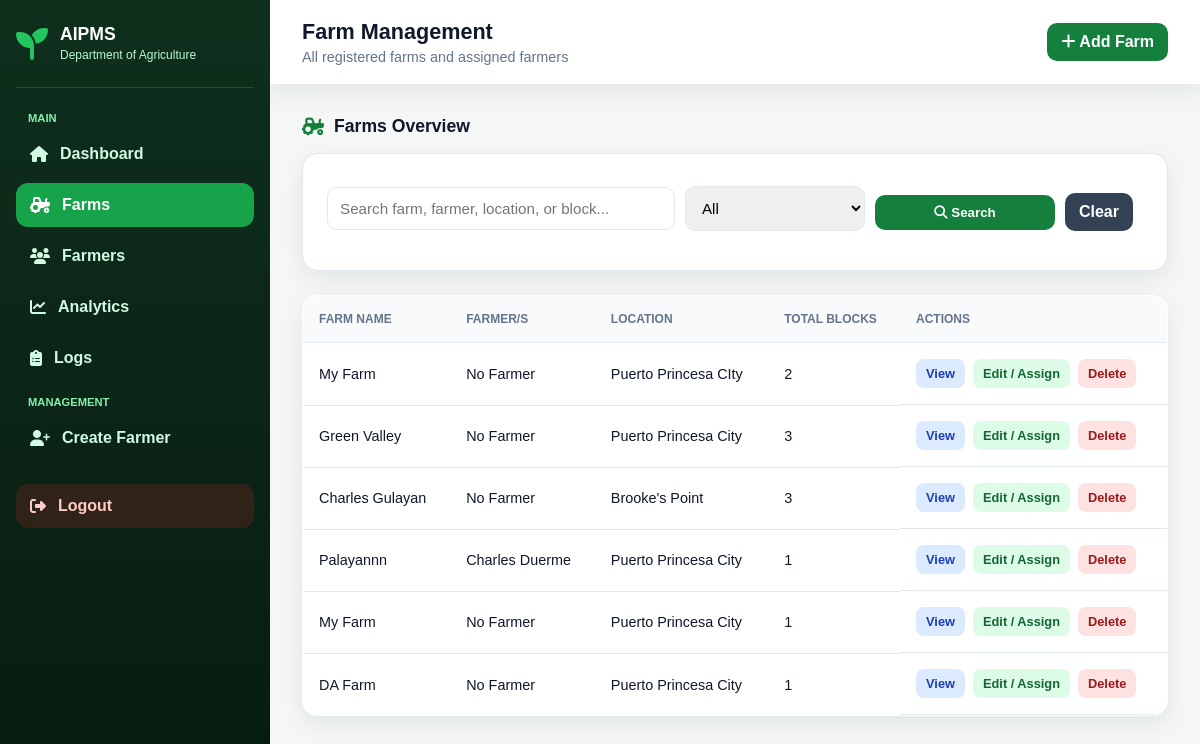
The page /lgu/farms/ (signed in) on the database its author committed.
### core/models.py (models this page shows, shortened)
class Farm(models.Model):
    name = models.CharField(max_length=100, default="My Farm")
    location = models.CharField(max_length=200, default="Puerto Princesa City")
    farmer = models.ManyToManyField(User, blank=True, related_name="farms")

class FarmerProfile(models.Model):
    user = models.OneToOneField(User, on_delete=models.CASCADE, related_name="farmer_profile")
    farmer_id = models.CharField(max_length=20, unique=True)
    full_name = models.CharField(max_length=150)
    contact_number = models.CharField(max_length=20, blank=True, null=True)
    address = models.TextField(blank=True, null=True)
    is_temporary_pin = models.BooleanField(default=True)
    failed_attempts = models.IntegerField(default=0)
    is_locked = models.BooleanField(default=False)

### core/decorators.py (the view)
    def wrapper(request, *args, **kwargs):
        if not request.user.is_authenticated:
            return redirect("/lgu-login/")
        if not hasattr(request.user, "lgu_profile"):
            return redirect("/farmer-login/")
        return view_func(request, *args, **kwargs)

### core/views.py (called while the page is built, shortened)
@lgu_required
def lgu_farms(request):
    search = request.GET.get("search", "").strip()
    filter_by = request.GET.get("filter_by", "all")
    location = request.GET.get("location", "").strip()
    farms = Farm.objects.prefetch_related("farmer", "blocks").all()
    if location:
        farms = farms.filter(location__iexact=location)
    farms = farms.distinct()
    locations = Farm.objects.values_list("location", flat=True).distinct()
    return render(request, "lgu_farms.html", {
        "farms": farms,
        "search": search,
        "filter_by": filter_by,
        "location": location,
        "locations": locations,
    })

### core/templates/lgu_farms.html (shortened to what this page needs)
{% load static %}
<!DOCTYPE html>
<html lang="en">
<head>
    <link rel="stylesheet" href="{% static 'css/lgu.css' %}">
    <link rel="stylesheet" href="https://cdnjs.cloudflare.com/ajax/libs/font-awesome/6.4.0/css/all.min.css">
</head>
<body>
<div class="layout">
    <aside class="sidebar">
        <div class="sidebar-brand">
            <i class="fas fa-seedling"></i>
            <div>
                <strong>AIPMS</strong>
                <small>Department of Agriculture</small>
            </div>
        </div>
        <div class="sidebar-section">Main</div>
        <a href="{% url 'lgu_dashboard' %}" class="sidebar-link">
            <i class="fas fa-home"></i> Dashboard
        </a>
        <a href="{% url 'lgu_farms' %}" class="sidebar-link active">
            <i class="fas fa-tractor"></i> Farms
        </a>
        <a href="{% url 'lgu_farmers' %}" class="sidebar-link">
            <i class="fas fa-users"></i> Farmers
        </a>
        <a href="{% url 'lgu_analytics' %}" class="sidebar-link">
            <i class="fas fa-chart-line"></i> Analytics
        </a>
        <a href="{% url 'lgu_logs' %}" class="sidebar-link">
            <i class="fas fa-clipboard-list"></i> Logs
        </a>
        <div class="sidebar-section">Management</div>
        <a href="{% url 'lgu_create_farmer' %}" class="sidebar-link">
            <i class="fas fa-user-plus"></i> Create Farmer
        </a>
        <a href="{% url 'lgu_logout' %}" class="sidebar-link logout">
            <i class="fas fa-sign-out-alt"></i> Logout
        </a>
    </aside>
    <main class="main">
        <div class="topbar">
            <div>
                <h2>Farm Management</h2>
                <p>All registered farms and assigned farmers</p>
            </div>
            <a href="{% url 'lgu_add_farm' %}" class="btn">
                <i class="fas fa-plus"></i> Add Farm
            </a>
        </div>
        <div class="container">
            <h3 class="section-title">
                <i class="fas fa-tractor"></i> Farms Overview
            </h3>
            <div class="panel">
                <form method="GET" class="search-row">
                    <input type="text"
                           name="search"
                           placeholder="Search farm, farmer, location, or block..."
                           value="{{ search }}">
                    <select name="filter_by">
                        <option value="all" {% if filter_by == "all" %}selected{% endif %}>All</option>
                    </select>
                    <button type="submit">
                        <i class="fas fa-search"></i> Search
                    </button>
                    <a href="{% url 'lgu_farms' %}" class="btn btn-secondary">
                        Clear
                    </a>
                </form>
            </div>
            <table>
                <thead>
                    <tr>
                        <th>Farm Name</th>
                        <th>Farmer/s</th>
                        <th>Location</th>
                        <th>Total Blocks</th>
                        <th>Actions</th>
                    </tr>
                </thead>
                <tbody>
                    {% for farm in farms %}
                    <tr>
                        <td>{{ farm.name }}</td>
                        <td>
                            {% for user in farm.farmer.all %}
                                {% if user.farmer_profile.full_name %}
                                    {{ user.farmer_profile.full_name }}
                                {% else %}
                                    {{ user.username }}
                                {% endif %}
                            {% empty %}
                                No Farmer
                            {% endfor %}
                        </td>
                        <td>{{ farm.location }}</td>
                        <td>{{ farm.blocks.count }}</td>
                        <td class="action-links">
                            <a href="{% url 'lgu_farm_detail' farm.id %}" class="view">
                                View
                            </a>
                            <a href="{% url 'lgu_farm_edit' farm.id %}" class="edit">
                                Edit / Assign
                            </a>
                            <a href="{% url 'lgu_farm_delete' farm.id %}" class="delete">
                                Delete
                            </a>
                        </td>
                    </tr>
                    {% empty %}
                    <tr>
                        <td colspan="5">No farms found.</td>
                    </tr>
                    {% endfor %}
                </tbody>
            </table>
        </div>
    </main>
</div>
</body>
</html>

### core/static/css/lgu.css (style rules this page uses)
:root { --primary: #15803d; --primary-light: #dcfce7; --sidebar: #0f2f1d; --dark: #0f172a; --muted: #64748b; --bg: #f4f7f5; --card: #ffffff; --border: #e2e8f0; --danger-bg: #fee2e2; --danger: #991b1b; --warning-bg: #fef3c7; --warning: #92400e; --info-bg: #dbeafe; --info: #1e40af; --shadow: 0 8px 24px rgba(15, 23, 42, 0.08); }
* { box-sizing: border-box; }
body { margin: 0; font-family: Arial, sans-serif; background: var(--bg); color: var(--dark); }
.layout { display: flex; min-height: 100vh; }
.sidebar { width: 270px; background: linear-gradient(180deg, #0f2f1d, #071b10); color: white; padding: 1.5rem 1rem; position: fixed; top: 0; bottom: 0; left: 0; }
.sidebar-brand { display: flex; align-items: center; gap: 12px; padding-bottom: 1.5rem; border-bottom: 1px solid rgba(255,255,255,0.12); margin-bottom: 1.5rem; }
.sidebar-brand i { color: #22c55e; font-size: 2rem; }
.sidebar-brand strong { display: block; font-size: 1.1rem; }
.sidebar-brand small { color: #bbf7d0; font-size: 0.75rem; }
.sidebar-section { font-size: 0.7rem; font-weight: 800; text-transform: uppercase; color: #86efac; margin: 1rem 12px 0.5rem; }
.sidebar-link { display: flex; align-items: center; gap: 12px; padding: 13px 14px; border-radius: 12px; color: #d1fae5; text-decoration: none; font-weight: 700; margin-bottom: 7px; }
.sidebar-link:hover, .sidebar-link.active { background: #16a34a; color: white; }
.sidebar-link.logout { margin-top: 1.5rem; background: rgba(220, 38, 38, 0.18); color: #fecaca; }
.main { margin-left: 270px; width: calc(100% - 270px); }
.topbar { background: white; padding: 1.2rem 2rem; box-shadow: var(--shadow); display: flex; justify-content: space-between; align-items: center; }
.topbar h2 { margin: 0; font-size: 1.35rem; }
.topbar p { margin: 4px 0 0; color: var(--muted); font-size: 0.9rem; }
.container { padding: 2rem; }
.panel { background: white; border-radius: 16px; padding: 1.5rem; box-shadow: var(--shadow); border: 1px solid var(--border); margin-bottom: 1.5rem; }
.section-title { display: flex; align-items: center; gap: 10px; margin: 0 0 1rem; }
table { width: 100%; border-collapse: collapse; background: white; border-radius: 16px; overflow: hidden; box-shadow: var(--shadow); border: 1px solid var(--border); }
th, td { padding: 1rem; text-align: left; border-bottom: 1px solid var(--border); font-size: 0.9rem; }
th { background: #f8fafc; color: var(--muted); font-size: 0.75rem; text-transform: uppercase; }
input, select, textarea { width: 100%; padding: 12px; border: 1px solid var(--border); border-radius: 10px; margin: 8px 0 15px; font-size: 0.95rem; }
button, .btn { display: inline-block; padding: 10px 14px; border-radius: 10px; border: none; background: var(--primary); color: white; font-weight: 800; text-decoration: none; cursor: pointer; }
.btn-secondary { background: #334155; }
.action-links { display: flex; gap: 8px; flex-wrap: wrap; }
.action-links a { padding: 7px 10px; border-radius: 8px; font-size: 0.8rem; text-decoration: none; font-weight: 800; background: #e2e8f0; color: #0f172a; }
.action-links a.view { background: #dbeafe; color: #1e40af; }
.action-links a.edit { background: #dcfce7; color: #166534; }
.action-links a.delete { background: #fee2e2; color: #991b1b; }
.search-row { display: grid; grid-template-columns: 1fr 180px 180px auto auto; gap: 10px; align-items: center; }
.search-row input { min-width: 0; }
.search-row select { width: 100%; }
.search-row button, .search-row a { white-space: nowrap; }
.panel { background: #ffffff; border-radius: 16px; padding: 1.5rem; box-shadow: var(--shadow); border: 1px solid var(--border); }
.section-title { display: flex; align-items: center; gap: 10px; margin: 0 0 1rem; font-size: 1.1rem; color: var(--dark); }
.section-title i { color: var(--primary); }

### rows shown on the page
Farm: name "My Farm", location "Puerto Princesa CIty", blocks.count "2"
Farm: name "Green Valley", location "Puerto Princesa City", blocks.count "3"
Farm: name "Charles Gulayan", location "Brooke's Point", blocks.count "3"
Farm: name "Palayannn", location "Puerto Princesa City", blocks.count "1"
Farm: name "My Farm", location "Puerto Princesa City", blocks.count "1"
Farm: name "DA Farm", location "Puerto Princesa City", blocks.count "1"

### other values the page prints
{{ user.farmer_profile.full_name }} "Charles Duerme"
